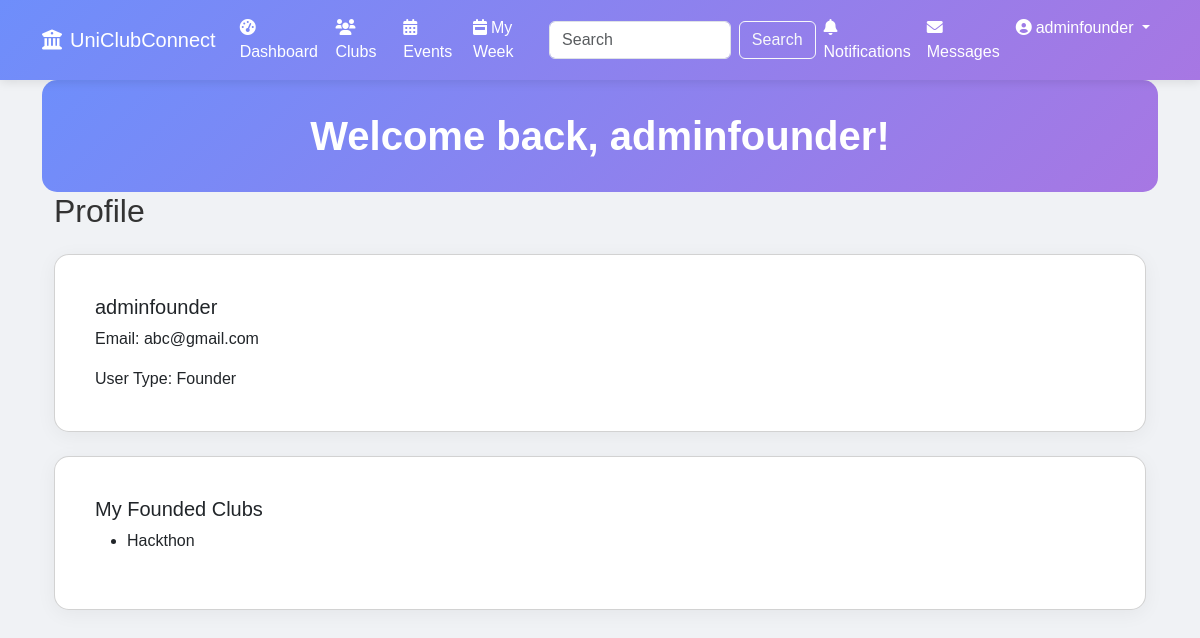
The app's page /profile/ (signed in) with its own data.
### accounts/models.py (models this page shows, shortened)
class User(AbstractUser):
    USER_TYPE_CHOICES = (
        ('admin', 'Admin'),
        ('student', 'Student'),
        ('founder', 'Founder'),
    )
    user_type = models.CharField(max_length=10, choices=USER_TYPE_CHOICES, default='student')
    profile_picture = models.ImageField(upload_to='profile_pics/', null=True, blank=True)
    department = models.CharField(max_length=100, blank=True)
    bio = models.TextField(blank=True)
    last_seen = models.DateTimeField(null=True, blank=True)
    def is_online(self):
        if self.last_seen:
            return (timezone.now() - self.last_seen) < timezone.timedelta(minutes=5)
        return False
    def is_student(self):
        return self.user_type == 'student'
    def is_founder(self):
        return self.user_type == 'founder'

### clubs/models.py (models this page shows, shortened)
class Club(models.Model):
    name = models.CharField(max_length=100)
    short_description = models.CharField(max_length=200)
    long_description = models.TextField()
    domain_tags = models.CharField(max_length=200, help_text="Comma separated tags")
    founders = models.ManyToManyField(settings.AUTH_USER_MODEL, related_name='founded_clubs')
    president = models.ForeignKey(settings.AUTH_USER_MODEL, on_delete=models.SET_NULL, null=True, blank=True, related_name='club_president')
    vice_president = models.ForeignKey(settings.AUTH_USER_MODEL, on_delete=models.SET_NULL, null=True, blank=True, related_name='club_vice_president')
    faculty_advisor = models.CharField(max_length=100, blank=True)
    logo = models.ImageField(upload_to='club_logos/', null=True, blank=True)
    created_at = models.DateTimeField(auto_now_add=True)
    updated_at = models.DateTimeField(auto_now=True)
    favorited_by = models.ManyToManyField(settings.AUTH_USER_MODEL, related_name='favorite_clubs', blank=True)

### dashboard/views.py (the view)
# urls.py: path('profile/', views.profile, name='profile'),
@login_required
def profile(request):
    user = request.user
    context = {
        'user': user,
    }
    return render(request, 'dashboard/profile.html', context)

### dashboard/context_processors.py (called while the page is built)
def notification_count(request):
    if request.user.is_authenticated:
        unread_count = Notification.objects.filter(user=request.user, is_read=False).count()
        return {
            'unread_notification_count': unread_count
        }
    return {
        'unread_notification_count': 0
    }

### sitetheme/context_processors.py (called while the page is built)
def theme_settings(request):
    try:
        settings = ThemeSettings.objects.get(pk=1)
    except ThemeSettings.DoesNotExist:
        settings = None
    return {'theme_settings': settings}

### templates/dashboard/profile.html (shortened to what this page needs)
{% extends 'base.html' %}
{% block content %}
<div class="container">
    <h2 class="mb-4">Profile</h2>
    <div class="card">
        <div class="card-body">
            <h5 class="card-title">
                {{ user.username }}
            </h5>
            <p class="card-text">Email: {{ user.email }}</p>
            <p class="card-text">User Type: {{ user.get_user_type_display }}</p>
        </div>
    </div>
    {% if user.is_student %}
        <div class="card mt-4">
            <div class="card-body">
                <h5 class="card-title">My Clubs</h5>
                {% if user.membership_set.all %}
                    <ul>
                        {% for membership in user.membership_set.all %}
                            <li>{{ membership.club.name }} ({{ membership.get_status_display }})</li>
                        {% endfor %}
                    </ul>
                {% else %}
                    <p>You are not a member of any clubs yet.</p>
                {% endif %}
            </div>
        </div>
    {% elif user.is_founder %}
        <div class="card mt-4">
            <div class="card-body">
                <h5 class="card-title">My Founded Clubs</h5>
                {% if user.founded_clubs.all %}
                    <ul>
                        {% for club in user.founded_clubs.all %}
                            <li>{{ club.name }}</li>
                        {% endfor %}
                    </ul>
                {% else %}
                    <p>You have not founded any clubs yet.</p>
                {% endif %}
            </div>
        </div>
    {% endif %}
</div>
{% endblock %}

### templates/base.html (shortened to what this page needs)
{% load static %}
<!DOCTYPE html>
<html lang="en">
<head>
    <link href="https://cdn.jsdelivr.net/npm/bootstrap@5.3.0-alpha1/dist/css/bootstrap.min.css" rel="stylesheet">
    <link rel="stylesheet" href="https://cdnjs.cloudflare.com/ajax/libs/font-awesome/6.0.0/css/all.min.css">
    <link rel="stylesheet" href="{% static 'css/dynamic_theme.css' %}">
</head>
<body>
    <nav class="navbar navbar-expand-lg navbar-dark">
        <div class="container">
            <a class="navbar-brand" href="{% url 'home' %}">
                <i class="fas fa-university me-2"></i>UniClubConnect
            </a>
            <div class="collapse navbar-collapse" id="navbarNav">
                <ul class="navbar-nav me-auto">
                    <li class="nav-item">
                        <a class="nav-link" href="{% url 'dashboard' %}">
                            <i class="fas fa-tachometer-alt me-1"></i>Dashboard
                        </a>
                    </li>
                    <li class="nav-item">
                        <a class="nav-link" href="{% url 'manage_clubs' %}">
                            <i class="fas fa-users me-1"></i>Clubs
                        </a>
                    </li>
                    <li class="nav-item">
                        <a class="nav-link" href="{% url 'events' %}">
                            <i class="fas fa-calendar-alt me-1"></i>Events
                        </a>
                    </li>
                    <li class="nav-item">
                        <a class="nav-link" href="{% url 'my_week' %}">
                            <i class="fas fa-calendar-week me-1"></i>My Week
                        </a>
                    </li>
                </ul>
                <form class="d-flex me-auto" action="{% url 'search' %}" method="get">
                    <input class="form-control me-2" type="search" name="q" placeholder="Search" aria-label="Search">
                    <button class="btn btn-outline-light" type="submit">Search</button>
                </form>
                <ul class="navbar-nav">
                    <li class="nav-item">
                        <a class="nav-link notification-icon" href="{% url 'notifications' %}">
                            <i class="fas fa-bell me-1"></i>Notifications
                        </a>
                    </li>
                    <li class="nav-item">
                        <a class="nav-link message-icon" href="{% url 'chat' %}">
                            <i class="fas fa-envelope me-1"></i>Messages
                        </a>
                    </li>
                    {% if user.is_authenticated %}
                    <li class="nav-item dropdown">
                        <a class="nav-link dropdown-toggle" href="#" id="navbarDropdown" role="button" data-bs-toggle="dropdown" aria-expanded="false">
                            <i class="fas fa-user-circle me-1"></i>{{ user.username }}
                        </a>
                    </li>
                    {% endif %}
                </ul>
            </div>
        </div>
    </nav>
    <div class="container main-content">
        {% if user.is_authenticated %}
        <div class="header">
            <h1>Welcome back, {{ user.username }}!</h1>
        </div>
        {% endif %}
        {% block content %}{% endblock %}
    </div>
</body>
</html>

### static/css/dynamic_theme.css (style rules this page uses)
body { font-family: 'Poppins', sans-serif; background-color: #f0f2f5; color: #333; transition: background-color 0.3s, color 0.3s; }
.card { background: #fff; border-radius: 15px; box-shadow: 0 4px 20px rgba(0, 0, 0, 0.05); padding: 1.5rem; transition: transform 0.3s, box-shadow 0.3s; }
.header { background: linear-gradient(135deg, #6e8efb, #a777e3); color: #fff; padding: 2rem; border-radius: 15px; text-align: center; }
.header h1 { font-size: 2.5rem; font-weight: 700; margin: 0; }
.card, .header { animation: fadeIn 0.5s ease-out; }
.navbar { background: linear-gradient(135deg, #6e8efb, #a777e3); box-shadow: 0 2px 10px rgba(0, 0, 0, 0.1); }
.navbar-brand, .nav-link, .navbar-toggler-icon { color: #fff !important; }
.navbar-brand .fa-university, .nav-link .fas { color: #fff; transition: color 0.3s; }

### records on screen
User: username "adminfounder", email "abc@gmail.com", user_type "Founder"
Club: name "Hackthon"
